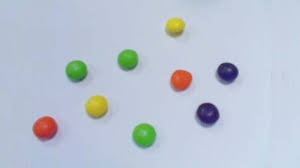
#> input picture images/objects3.jpg, 300 x 168 px; its folder holds only this picture in this run
$ python -i counting_objects.py   (imports and definitions only)
#> lines starting #> are read from the running program, lines starting #| are printed output that depends on the picture; after the words box and inside, x2 and y2 are one past the last pixel; in counts of white or black regions, pixels touching at a corner belong together
import tkinter as tk
import numpy as np
import cv2
from PIL import Image
from PIL import ImageTk
from tkinter import SUNKEN, filedialog
from skimage import io
from matplotlib import pyplot as plt


def select_image():
    global panelA, panelB, entry
    path = filedialog.askopenfilename()
#> the answer given: images/objects3.jpg
    img = io.imread(path)
#> img is the input picture: shape (168, 300, 3); mean R, G, B 186.7, 196.1, 209.5
    fig = plt.figure(figsize=(10, 7))

    fig.add_subplot(2, 2, 1)
    plt.imshow(img)
    plt.axis('off')
    plt.title("ảnh gốc")

    v = cv2.cvtColor(img, cv2.COLOR_BGR2GRAY)
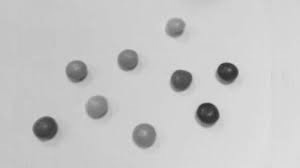
#> v: shape (168, 300); min 43, max 223, mean 198.9

    # dùng độ sáng tối chanel v thay cho độ đậm nhạt channel S
    fig.add_subplot(2, 2, 3)
    plt.imshow(v, 'gray')
    plt.axis('off')
    plt.title("ảnh sau tách sáng")

    # lọc bỏ nhiễu
    fig.add_subplot(2, 2, 4)
    blur = cv2.GaussianBlur(v, (11, 11), 0)
    plt.imshow(v, 'gray')
    plt.axis('off')
    plt.title("ảnh sau lọc nhiễu ")
    # end figure1

    fig1 = plt.figure(figsize=(10, 7))
    # phát hiện cạnh dùng canny of cv2
    canny = cv2.Canny(blur, 10, 53)
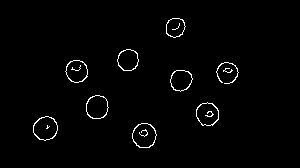
#> canny: shape (168, 300); 1.6% white in thin lines or dots, all inside (x1, y1, x2, y2) = (33, 18, 239, 148)
    fig1.add_subplot(2, 2, 1)
    plt.imshow(canny, 'gray')
    plt.axis('off')
    plt.title("ảnh sau phát hiện cạnh ")

    # thu nho  ảnh cv2
    kernel_erode = np.ones((1, 1), np.uint8)
    eroded = cv2.erode(canny, kernel_erode, iterations=1)
    fig1.add_subplot(2, 2, 2)
    plt.imshow(eroded, 'gray')
    plt.axis('off')
    plt.title("ảnh sau erode ")

    # giãn nở rộng ảnh cv2
    kernel_dilate = np.ones((3, 3), np.uint8)
    dilated = cv2.dilate(eroded, kernel_dilate, iterations=1)
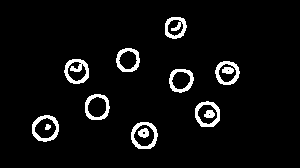
#> dilated: shape (168, 300); 5.2% white; 13 white regions
    fig1.add_subplot(2, 2, 3)
    plt.imshow(dilated, 'gray')
    plt.axis('off')
    plt.title("ảnh sau dilate ")

    # dem
    cnt, hierarchy = cv2.findContours(
        dilated.copy(), cv2.RETR_EXTERNAL, cv2.CHAIN_APPROX_NONE)
#> cnt = 9 contours; largest, box (x1, y1, x2, y2) and area: (131, 122, 158, 149) 558, (32, 115, 59, 142) 546, (85, 94, 110, 120) 504, (195, 101, 220, 127) 502, (64, 59, 89, 84) 472
    plt.show()
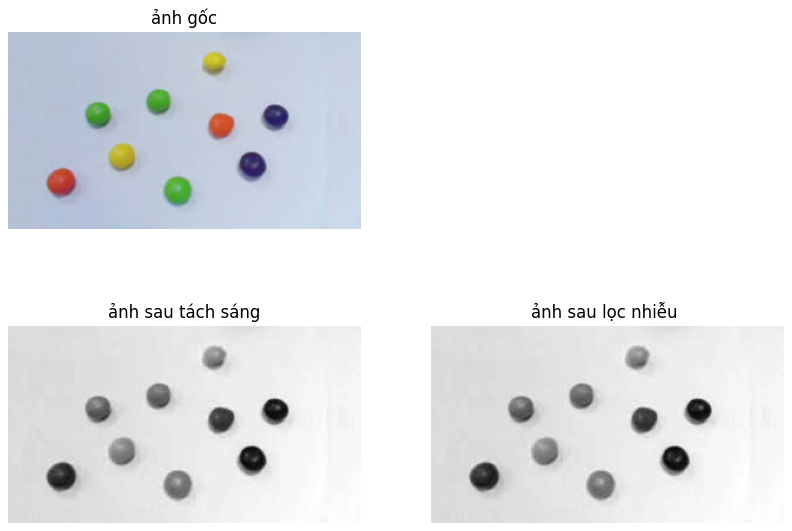
#> figure drawn by matplotlib, 3 panels
    rgb = cv2.cvtColor(img, cv2.COLOR_BGR2RGB)
    rgb2 = cv2.drawContours(rgb, cnt, -1, (0, 255, 0), 2)
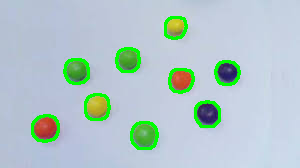
#> rgb2: shape (168, 300, 3); mean B, G, R 200.7, 199.6, 178.5
    rgb2 = Image.fromarray(rgb2)
    rgb2 = ImageTk.PhotoImage(rgb2)

    img = Image.fromarray(img)
    img = ImageTk.PhotoImage(img)

    panelA = tk.Label(image=img)
    panelA.image = img
    panelA.grid(row=0, column=0)

    panelB = tk.Label(image=rgb2)
    panelB.image = rgb2
    panelB.grid(row=0, column=1)

    entry = tk.Entry(width=30)
    entry.grid(row=2, column=0, columnspan=2)
    entry.insert(0, 'Number of Objects: ')
    entry.delete(20, tk.END)
    entry.insert(20, len(cnt))


# [2 lines not run here, left out]
button = tk.Button(text="select image", width=20,
                   relief=SUNKEN, command=select_image)
# [3 lines not run here, left out]

>>> result = select_image()
